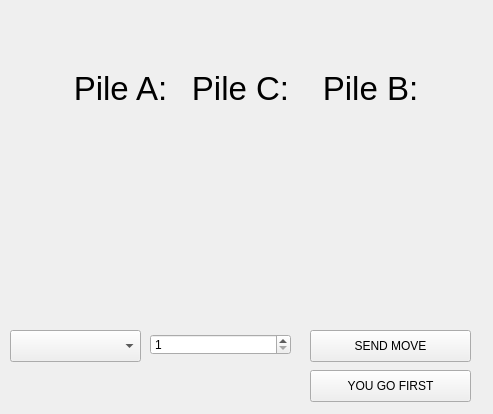
<?xml version="1.0" encoding="UTF-8"?>
<ui version="4.0">
<!-- 
Copyright (c) 2022 Aiden Bohlander.

This file is part of the Virtual Nim Machine.

the Virtual Nim Machine is free software: you can redistribute it and/or modify it under the terms of the GNU General Public License as published by the Free Software Foundation, either version 3 of the License, or (at your option) any later version.

the Virtual Nim Machine is distributed in the hope that it will be useful, but WITHOUT ANY WARRANTY; without even the implied warranty of MERCHANTABILITY or FITNESS FOR A PARTICULAR PURPOSE. See the GNU General Public License for more details.

You should have received a copy of the GNU General Public License along with the Virtual Nim Machine. If not, see <https://www.gnu.org/licenses/>.
-->
 <class>Form</class>
 <widget class="QWidget" name="Form">
  <property name="geometry">
   <rect>
    <x>0</x>
    <y>0</y>
    <width>493</width>
    <height>414</height>
   </rect>
  </property>
  <property name="windowTitle">
   <string>Nim Game</string>
  </property>
  <widget class="QLabel" name="pilea">
   <property name="geometry">
    <rect>
     <x>20</x>
     <y>70</y>
     <width>201</width>
     <height>241</height>
    </rect>
   </property>
   <property name="font">
    <font>
     <pointsize>25</pointsize>
    </font>
   </property>
   <property name="text">
    <string>Pile A:</string>
   </property>
   <property name="alignment">
    <set>Qt::AlignHCenter|Qt::AlignTop</set>
   </property>
  </widget>
  <widget class="QLabel" name="pileb">
   <property name="geometry">
    <rect>
     <x>270</x>
     <y>70</y>
     <width>201</width>
     <height>241</height>
    </rect>
   </property>
   <property name="font">
    <font>
     <pointsize>25</pointsize>
    </font>
   </property>
   <property name="text">
    <string>Pile B:</string>
   </property>
   <property name="alignment">
    <set>Qt::AlignHCenter|Qt::AlignTop</set>
   </property>
  </widget>
  <widget class="QLabel" name="pilec">
   <property name="geometry">
    <rect>
     <x>140</x>
     <y>70</y>
     <width>201</width>
     <height>241</height>
    </rect>
   </property>
   <property name="font">
    <font>
     <pointsize>25</pointsize>
    </font>
   </property>
   <property name="text">
    <string>Pile C:</string>
   </property>
   <property name="alignment">
    <set>Qt::AlignHCenter|Qt::AlignTop</set>
   </property>
  </widget>
  <widget class="QComboBox" name="pileselect">
   <property name="geometry">
    <rect>
     <x>10</x>
     <y>330</y>
     <width>131</width>
     <height>32</height>
    </rect>
   </property>
  </widget>
  <widget class="QSpinBox" name="numgems">
   <property name="geometry">
    <rect>
     <x>150</x>
     <y>334</y>
     <width>141</width>
     <height>21</height>
    </rect>
   </property>
   <property name="minimum">
    <number>1</number>
   </property>
  </widget>
  <widget class="QPushButton" name="sendmove">
   <property name="geometry">
    <rect>
     <x>310</x>
     <y>330</y>
     <width>161</width>
     <height>32</height>
    </rect>
   </property>
   <property name="text">
    <string>SEND MOVE</string>
   </property>
  </widget>
  <widget class="QLabel" name="chat">
   <property name="geometry">
    <rect>
     <x>20</x>
     <y>10</y>
     <width>451</width>
     <height>41</height>
    </rect>
   </property>
   <property name="font">
    <font>
     <pointsize>20</pointsize>
    </font>
   </property>
   <property name="text">
    <string/>
   </property>
   <property name="alignment">
    <set>Qt::AlignCenter</set>
   </property>
  </widget>
  <widget class="QLabel" name="type">
   <property name="geometry">
    <rect>
     <x>10</x>
     <y>360</y>
     <width>291</width>
     <height>31</height>
    </rect>
   </property>
   <property name="text">
    <string/>
   </property>
  </widget>
  <widget class="QPushButton" name="gofirst">
   <property name="geometry">
    <rect>
     <x>310</x>
     <y>370</y>
     <width>161</width>
     <height>32</height>
    </rect>
   </property>
   <property name="text">
    <string>YOU GO FIRST</string>
   </property>
  </widget>
 </widget>
 <resources/>
 <connections/>
</ui>
